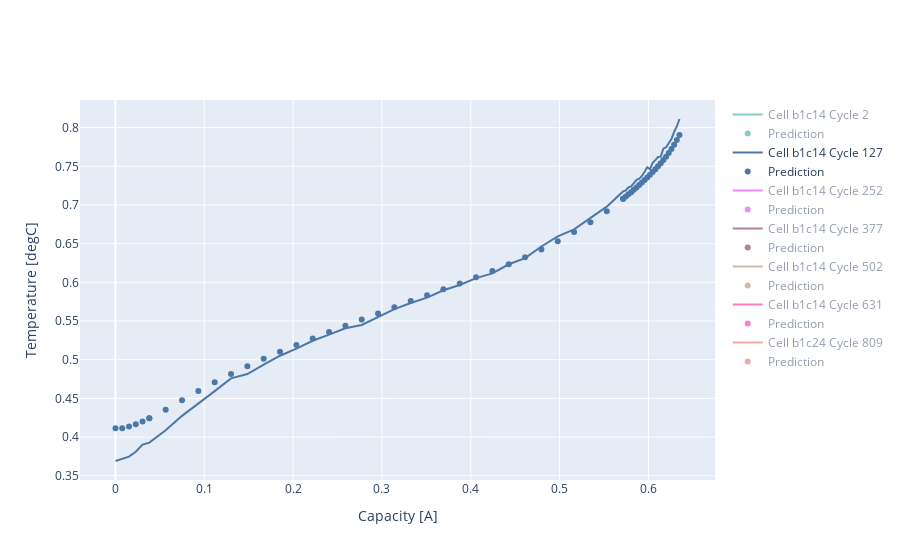

Notebook source saved alongside this figure:
### Code cell
fig.update_xaxes(title='Capacity [A]')
fig.update_yaxes(title='Temperature [degC]')
